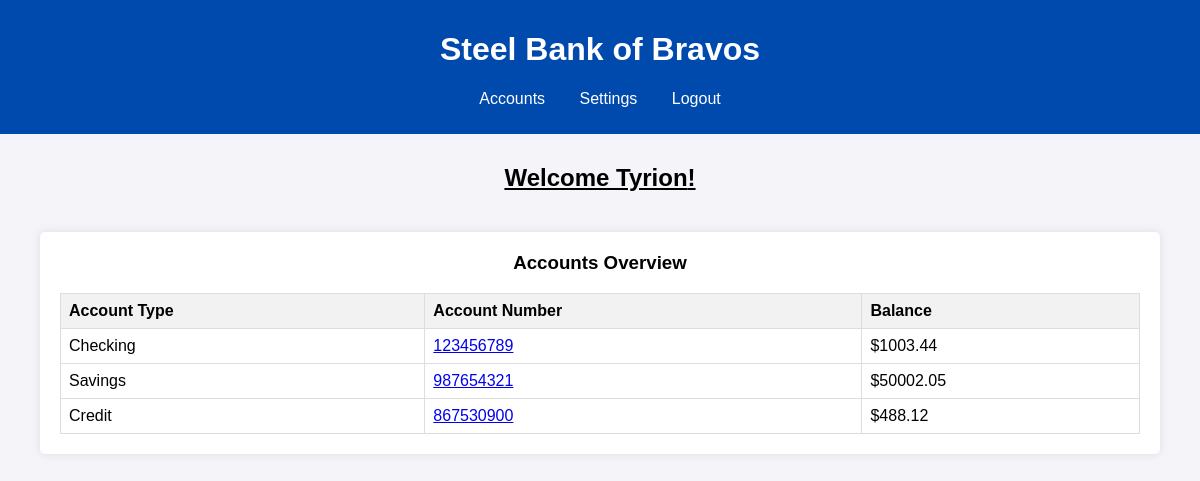
Screenshot of /accounts (signed in) with the database file from the repository.
### app/models.py (models this page shows, shortened)
class User(db.Model, UserMixin):
    __tablename__ = 'User'
    id = db.Column(db.Integer, primary_key=True, autoincrement=True)
    first_name = db.Column(db.String, nullable=False)
    last_name = db.Column(db.String, nullable=False)
    username = db.Column(db.String, nullable=False)
    password = db.Column(db.String, nullable=False)
    email = db.Column(db.String, unique=True)
    created = db.Column(db.DateTime, nullable=False)
    mfa = db.Column(db.Boolean,nullable=False)

class Accounts(db.Model):
    __tablename__ = 'Accounts'
    id = db.Column(db.Integer, primary_key=True, autoincrement=True)
    user_id = db.Column(db.Integer, db.ForeignKey("User.id"))
    acc_type = db.Column(db.String, nullable=False)
    number = db.Column(db.String, unique=True, nullable=False)
    balance = db.Column(db.Float, nullable=False)

### app/auth/auth.py (the view, shortened to what this page needs)
@auth.route("/accounts", methods=["GET","POST"],defaults={'acc_num':None})
@auth.route("/accounts/<path:acc_num>", methods=["GET","POST"])
@login_required
def accounts(acc_num):
    if acc_num == None:
        accs = Accounts.query.filter_by(user_id=current_user.id).all()
        return render_template("accounts.html",accs=accs)

### app/templates/accounts.html (shortened to what this page needs)
{% extends "base.html" %}
{% block content %}
{% if accs %}
<main>
    <h2 class="welcome">Welcome {{current_user.first_name}}!</h2>
    <section id="accounts">
        <h3>Accounts Overview</h3>
        <table id="account-table">
        <thead>
            <tr>
                <th>Account Type</th>
                <th>Account Number</th>
                <th>Balance</th>
            </tr>
        </thead>
        <tbody>
            {% if accs == None %}
                <tr>
                    <td colspan="3">No accounts found for user</td>
                </tr>
            {% else %}
                {% for acc in accs %}
                    <tr>
                        <td>{{acc.acc_type}}</td>
                        <td><a href="{{ url_for('auth.accounts',acc_num=acc.number)}}">{{acc.number}}</a></td>
                        <td>${{acc.balance}}</td>
                    </tr>
                {% endfor %}
            {% endif %}
        </table>
    </section>
</main>
{% else %}
<main class="trans">No account information present</main>
{% endif %}
{% endblock %}

### app/static/css/base.css (style rules this page uses)
body { font-family: Arial, sans-serif; margin: 0; padding: 0; background-color: #f4f4f9; }
h2.welcome { text-decoration: underline; margin-top: 30px; }
#user-info, #accounts { margin: 40px; background-color: white; padding: 20px; border-radius: 5px; box-shadow: 0 0 10px rgba(0, 0, 0, 0.1); }
h3 { margin-top:0; }
#account-table { width: 100%; border-collapse: collapse; margin-top: 10px; }
#account-table th, #account-table td { border: 1px solid #ddd; padding: 8px; text-align: left; }
#account-table th { background-color: #f2f2f2; }

### rows the page displays
User: first_name "Tyrion"
Accounts: acc_type "Checking", number "123456789", balance "1003.44"
Accounts: acc_type "Savings", number "987654321", balance "50002.05"
Accounts: acc_type "Credit", number "867530900", balance "488.12"
